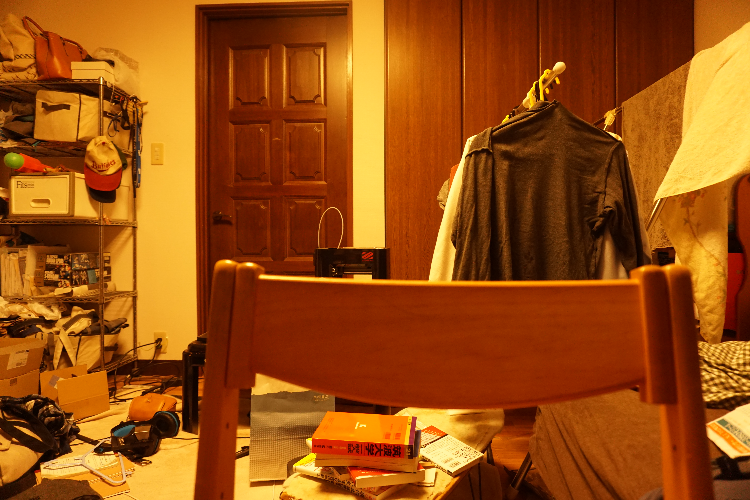
#> input picture test1.jpg, 750 x 500 px
$ jupyter execute --allow-errors test.ipynb   (shell and % lines are left out)
#> lines starting #> are read from the running program, lines starting #| are printed output that depends on the picture
[cell 1]
import cv2
import numpy as np
import matplotlib.pyplot as plt
import math
import sympy
import numpy as np
import matplotlib.pyplot as plt
from mpl_toolkits.mplot3d import Axes3D
from mpl_toolkits.mplot3d.art3d import Poly3DCollection
from stl import mesh

fig = plt.figure()
ax = Axes3D(fig)

ax.set_xlabel("X")
ax.set_ylabel("Y")
ax.set_zlabel("Z")


r_roll =math.radians(0)
r_yaw =math.radians(0)
r_pitch =math.radians(0)
view_w=math.radians(36)
view_h=math.radians(27)
# 画像１
img1 = cv2.imread("test1.jpg")
#> img1 is the input picture: shape (500, 750, 3); mean B, G, R 15.9, 78.6, 154.3
# 画像２
img2 = cv2.imread("test2.jpg")
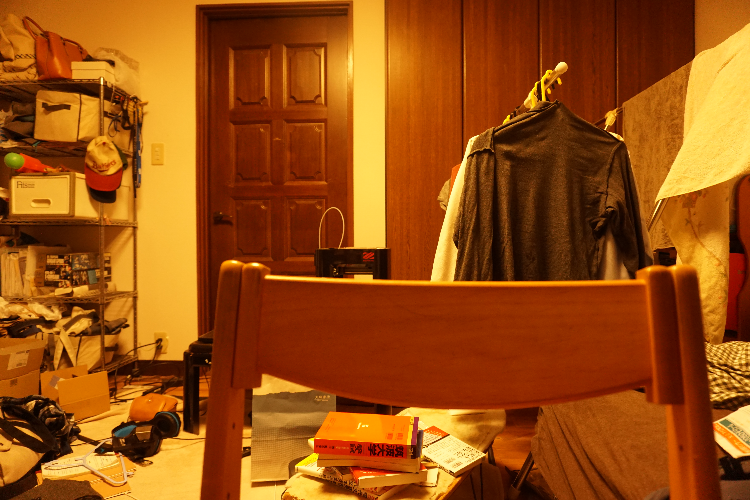
#> input picture test2.jpg, 750 x 500 px
#> img2 is the input picture: shape (500, 750, 3); mean B, G, R 15.8, 78.9, 154.8

# A-KAZE検出器の生成
akaze = cv2.AKAZE_create()

# 特徴量の検出と特徴量ベクトルの計算
kp1, des1 = akaze.detectAndCompute(img1, None)
#> kp1 = 1005 keypoints; strongest (x, y, size): (559, 65, 8.1), (367, 233, 22.8), (609, 117, 8.1), (262, 384, 11.4)
kp2, des2 = akaze.detectAndCompute(img2, None)
#> kp2 = 962 keypoints; strongest (x, y, size): (561, 66, 8.1), (367, 233, 22.8), (561, 65, 5.7), (610, 117, 8.1)

# Brute-Force Matcher生成
bf = cv2.BFMatcher(cv2.NORM_HAMMING)


# 特徴量ベクトル同士をBrute-Force＆KNNでマッチング
matches = bf.match(des1,des2)
#> matches = 1005 matches


def convert_3d(data):

    d=750/350*2.54/math.atan(view_h)
    d_from_center = math.sqrt((((data[0]-375)/350*2.54)**2)+(((data[1]-250)/350*2.54)**2))
    D=math.sqrt((d**2)+(d_from_center**2))
    if data[0]-375>0 and data[1]-250<0:#1
        r_r=math.atan(((250-data[1])/350*2.54)/((data[0]-375)/350*2.54))
        all_rotate=r_roll+r_r
        r_p=math.asin(d_from_center*math.sin(all_rotate)/D)
        all_pitch=r_pitch+r_p
        r_y=math.asin(d_from_center*math.cos(all_rotate)/D)
        all_yaw=r_yaw-r_y
    elif data[0]-375>0 and data[1]-250>0:#2
        r_r=math.atan(((250-data[1])/350*2.54)/((data[0]-375)/350*2.54))
        all_rotate=r_roll+r_r
        r_p=math.asin(d_from_center*math.sin(all_rotate)/D)
        all_pitch=r_pitch-r_p
        r_y=math.asin(d_from_center*math.cos(all_rotate)/D)
        all_yaw=r_yaw-r_y
    elif data[0]-375<0 and data[1]-250<0:#3
        r_r=math.atan(((250-data[1])/350*2.54)/((data[0]-375)/350*2.54))
        all_rotate=r_roll+r_r
        r_p=math.asin(d_from_center*math.sin(all_rotate)/D)
        all_pitch=r_pitch-r_p
        r_y=math.asin(d_from_center*math.cos(all_rotate)/D)
        all_yaw=r_yaw+r_y
    elif data[0]-375<0 and data[1]-250>0:#4
        r_r=math.atan(((250-data[1])/350*2.54)/((data[0]-375)/350*2.54))
        all_rotate=r_roll+r_r
        r_p=math.asin(d_from_center*math.sin(all_rotate)/D)
        all_pitch=r_pitch+r_p
        r_y=math.asin(d_from_center*math.cos(all_rotate)/D)
        all_yaw=r_yaw+r_y


    x=D*math.cos(all_pitch)*math.sin(all_yaw)
    y=D*math.cos(all_pitch)*math.cos(all_yaw)
    z=D*math.sin(all_pitch)
    return x,y,z


def convert(data):
    data_converted=[]
    for loc in data:
        data_converted.append(convert_3d(loc))
    coe = (data_converted[0][1]+0.6)/data_converted[1][1]

    return round(data_converted[1][0]*coe,5),round(data_converted[1][1]*coe,5),round(data_converted[1][2]*coe,5)

def collect(matches):
    polygon=[]
    for one in matches:
        n =[kp1[one.queryIdx].pt,kp2[one.queryIdx].pt]
        summit=convert(n)
        polygon.append(summit)
#> this loop made 963 passes
#> n on passes 1 to 3: [(44.74, 33.49), (45.1, 33.68)], [(320.7, 50.83), (321.2, 50.96)], [(30.54, 60.57), (30.8, 60.56)]
    poly=np.array(polygon).astype(float)
    return poly


#> (the rest of this cell did not finish here and is left out)

[cell 2]
import numpy as np

a_1=np.array([-2,1])
a_2=np.array([1,1])

print(np.cross(a_1,a_2))

[cell 3]
import math
import numpy as np
import matplotlib.pyplot as plt
import cv2
from mpl_toolkits.mplot3d import Axes3D
import mpl_toolkits.mplot3d.art3d as art3d
import ptamlib

fig = plt.figure()
ax = Axes3D(fig)

ax.set_xlabel("X")
ax.set_ylabel("Y")
ax.set_zlabel("Z")


r_roll =math.radians(0)
r_yaw =math.radians(0)
r_pitch =math.radians(0)
view_w=math.radians(36.17615)
view_h=math.radians(25.98925)
# 画像１
img1 = cv2.imread("test_1.jpg")
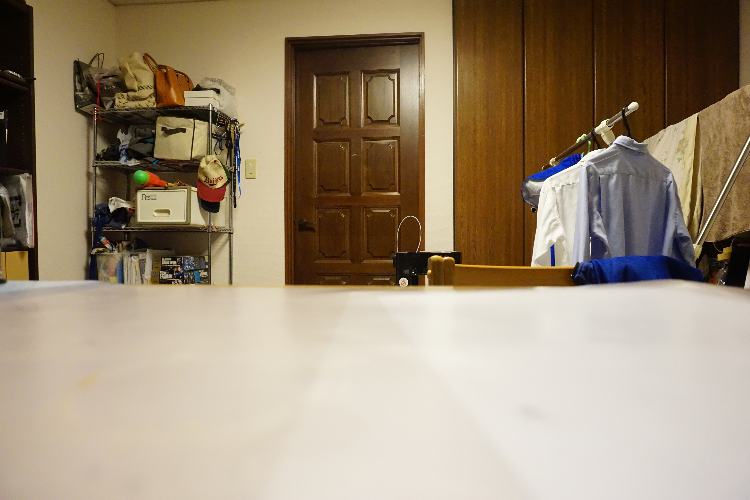
#> input picture test_1.jpg, 750 x 500 px
#> img1 is the input picture: shape (500, 750, 3); mean B, G, R 119.2, 142.1, 158.5
# 画像２
img2 = cv2.imread("test_2.jpg")
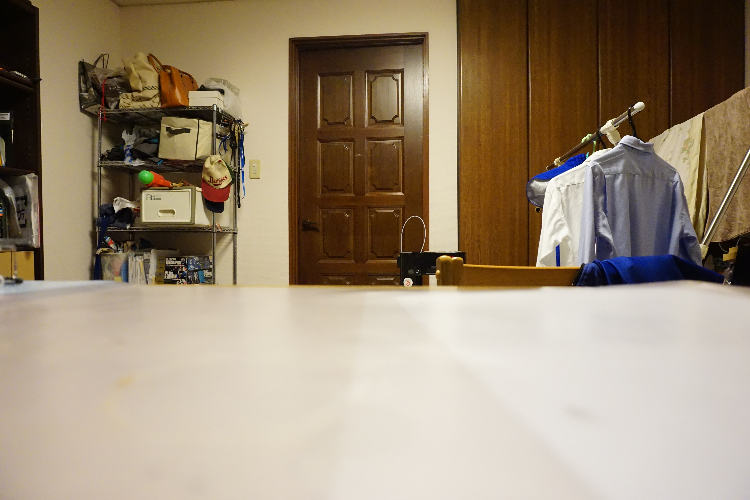
#> input picture test_2.jpg, 750 x 500 px
#> img2 is the input picture: shape (500, 750, 3); mean B, G, R 119, 140.8, 156.9


img1 = cv2.cvtColor(img1, cv2.COLOR_BGR2GRAY)
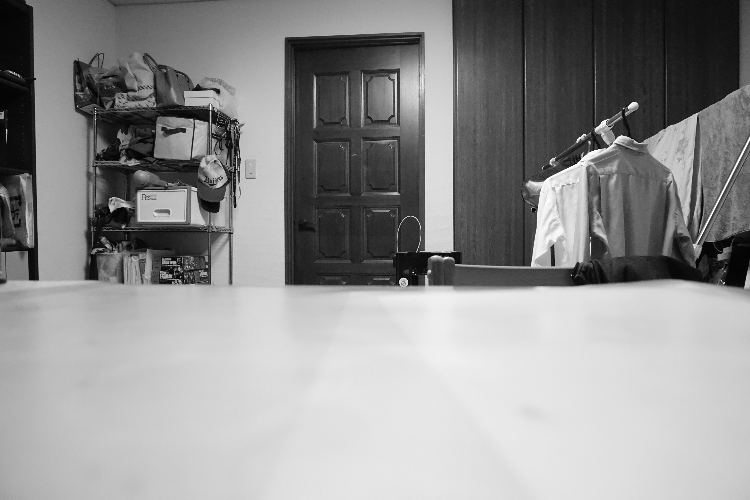
#> img1: shape (500, 750); min 2, max 254, mean 144.4

img2 = cv2.cvtColor(img2, cv2.COLOR_BGR2GRAY)
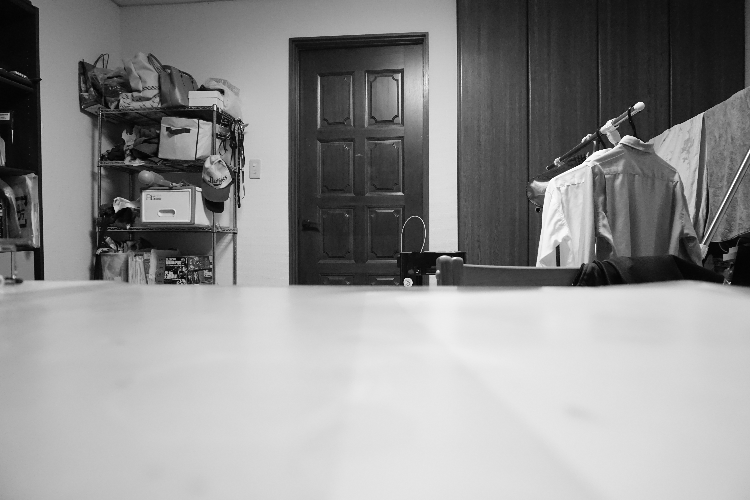
#> img2: shape (500, 750); min 2, max 254, mean 143.1


# A-KAZE検出器の生成
akaze = cv2.AKAZE_create()


# 特徴量の検出と特徴量ベクトルの計算
kp1, des1 = akaze.detectAndCompute(img1, None)
kp2, des2 = akaze.detectAndCompute(img2, None)

# Brute-Force Matcher生成
bf = cv2.BFMatcher(cv2.NORM_HAMMING)


# 特徴量ベクトル同士をBrute-Force＆KNNでマッチング
match = bf.knnMatch(des1,des2,k=2)
ratio = 0.5
matches=[]
for m, n in match:
    if m.distance < ratio * n.distance:
        matches.append([m])

matches=np.array(matches).flatten().tolist()

ptamlib.collect(matches,kp1,kp2,view_w)
#> (this line was passed over: ptamlib is not available in this run)

[cell 4]
def test1(i):
    l=i-1
    return l

def test2(n):
    m=test1(n)*2
    return m

for p in range(10000):
    q=test2(p)

[cell 5]
def test2(n):
    m=test1(n-1)*2
    return m

for p in range(10000):
    q=test2(p)

[cell 6]
import numpy as np
X=np.array([
    [1,2,3],
    [4,5,6]
])
print(X[:,0])

[cell 7]
import math
import numpy as np
import matplotlib.pyplot as plt
import cv2
from mpl_toolkits.mplot3d import Axes3D
import mpl_toolkits.mplot3d.art3d as art3d

fig = plt.figure()
ax = Axes3D(fig)

ax.set_xlabel("X")
ax.set_ylabel("Y")
ax.set_zlabel("Z")


r_roll =math.radians(0)
r_yaw =math.radians(0)
r_pitch =math.radians(0)
view_w=math.radians(36.17615)
view_h=math.radians(25.98925)
range=0.35
# 画像１
img1 = cv2.imread("test_1.jpg")
# 画像２
img2 = cv2.imread("test_2.jpg")


img1 = cv2.cvtColor(img1, cv2.COLOR_BGR2GRAY)

img2 = cv2.cvtColor(img2, cv2.COLOR_BGR2GRAY)


# A-KAZE検出器の生成
akaze = cv2.AKAZE_create()


# 特徴量の検出と特徴量ベクトルの計算
kp1, des1 = akaze.detectAndCompute(img1, None)
kp2, des2 = akaze.detectAndCompute(img2, None)

# Brute-Force Matcher生成
bf = cv2.BFMatcher(cv2.NORM_HAMMING)


# 特徴量ベクトル同士をBrute-Force＆KNNでマッチング
match = bf.knnMatch(des1,des2,k=2)
ratio = 0.25
matches=[]
for m, n in match:
    if m.distance < ratio * n.distance:
        matches.append([m])


matches=np.array(matches).flatten().tolist()

def convert_3d(data):
    d=375/math.tan(view_w)
    x=((data[0]-375))
    y=d
    z=((250-data[1]))

    return round(x,2),round(y,2),round(z,2)


def each_delta(a,b):
    A=np.array([
        [sum(a[:2]),sum(a[1:])],
        [sum(b[:2]),sum(b[1:])]
    ])
    R=np.array([
        [a[0],a[1],a[2]],
        [b[0],b[1],b[2]],
    ])
    alufa=np.cross(A[:,0],A[:,1])
    Right=np.matrix([
        [np.cross(A[:,1],R[:,0])-alufa,np.cross(A[:,1],R[:,0])+np.cross(A[:,0],R[:,0]),np.cross(A[:,0],R[:,0])],
        [np.cross(A[:,1],R[:,1]),np.cross(A[:,1],R[:,1])+np.cross(A[:,0],R[:,1])-alufa,np.cross(A[:,0],R[:,1])],
        [np.cross(A[:,1],R[:,2]),np.cross(A[:,1],R[:,2])+np.cross(A[:,0],R[:,2]),np.cross(A[:,0],R[:,2])-alufa]
    ])
    Left=np.matrix([
        [-1*(-0.6*np.cross(R[:,0],A[:,1])+0*np.cross(A[:,0],R[:,0])+0.6*alufa)],
        [-1*(-0.6*np.cross(R[:,1],A[:,1])+0*np.cross(A[:,0],R[:,1])-0*alufa)],
        [-1*(-0.6*np.cross(R[:,2],A[:,1])+0*np.cross(A[:,0],R[:,2])-0*alufa)],
    ])
    coe_delta = (np.linalg.pinv(Right)*Left).reshape(-1,).tolist()
    return (coe_delta[0][0],coe_delta[0][1],coe_delta[0][2])

def convert(data):
    data_converted=[]
    for loc in data:
        data_converted.append(convert_3d(loc))
    x,y,z=each_delta(data_converted[0],data_converted[1])
    A=np.matrix([
        [-1*sum(data_converted[1][:2]),sum(data_converted[0][:2])],
        [-1*sum(data_converted[1][1:]),sum(data_converted[0][1:])],
    ])
    if abs(x**2+y**2+z)<range:
        Y=np.matrix([
            [-0.6+x+y],
            [0+y+z],
        ])
    else:
        Y=np.matrix([
            [-0.6],
            [0],
        ])
    coe = np.linalg.solve(A,Y).reshape(-1,).tolist()

    return data_converted[1][0]*coe[0][0],data_converted[1][1]*coe[0][0],data_converted[1][2]*coe[0][0]

def collect(data):
    polygon=[]
    for one in matches:
        n =[kp1[one.queryIdx].pt,kp2[one.trainIdx].pt]
        summit=convert(n)
        polygon.append(summit)
    polygon=[i for i in polygon if i is not None]
    poly=np.array(polygon).astype(float)
    ax.plot(poly.T[0],poly.T[1],poly.T[2],marker="o",linestyle='None')
    ax.can_zoom()
    ax.view_init(elev=0, azim=0)
    plt.show()


collect(matches)
